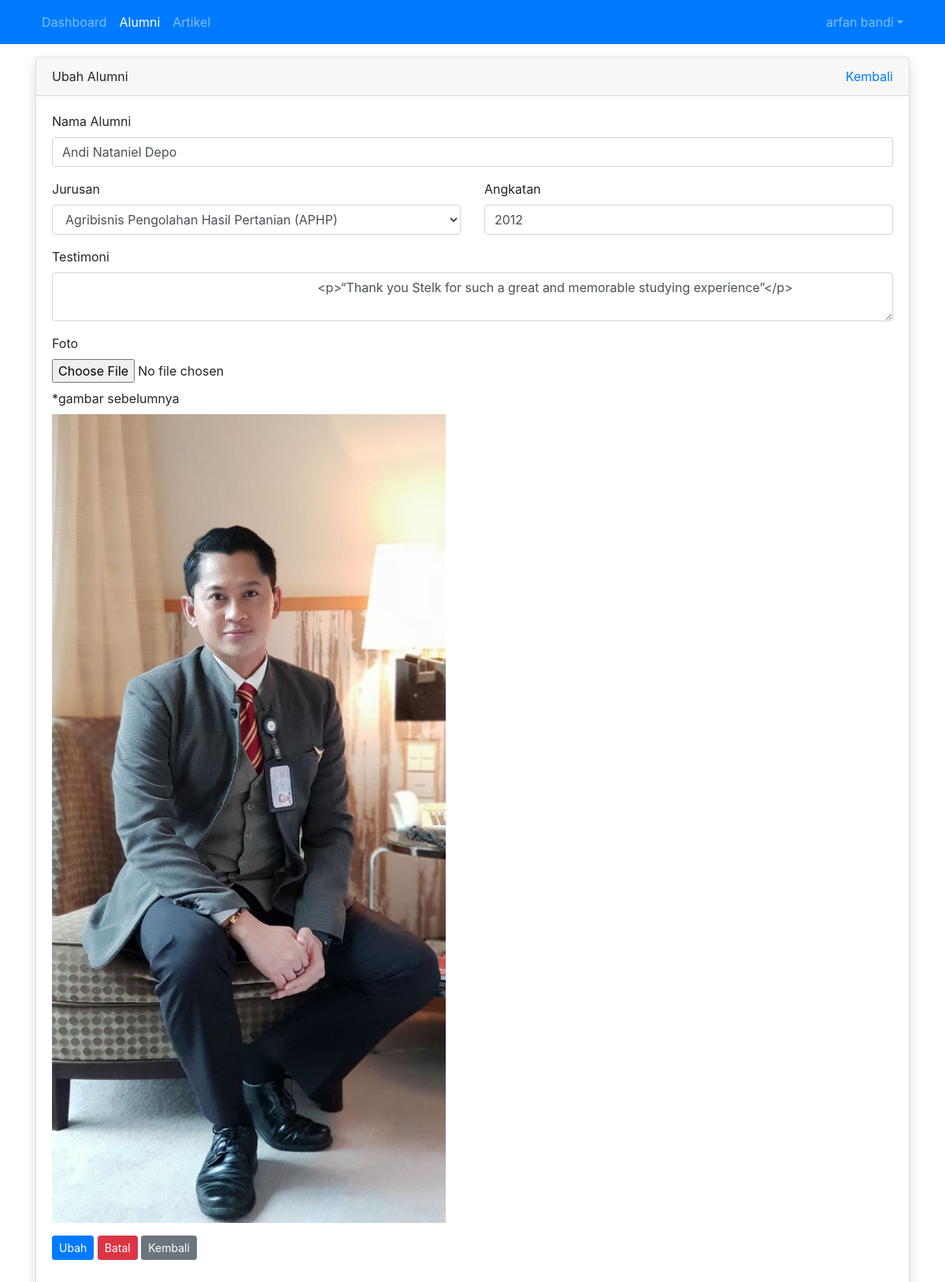
Page /operator/alumni/ubah.php?id=1 (signed in) on the committed database.
### tables this page shows
CREATE TABLE `tbl_alumni` (
  `id` int(11) NOT NULL,
  `nama_alumni` varchar(100) DEFAULT NULL,
  `id_jurusan` int(11) DEFAULT NULL,
  `angkatan` varchar(100) DEFAULT NULL,
  `foto` varchar(100) DEFAULT NULL,
  `isi` text
);

CREATE TABLE `tbl_jurusan` (
  `id` int(11) NOT NULL,
  `nama_jurusan` varchar(255) DEFAULT NULL,
  `isi` text NOT NULL
);

### operator/alumni/ubah.php (the view, shortened to what this page needs)
<?php
require_once '../../koneksi.php';
$id = $_GET['id'];
$query = mysqli_query($koneksi, "SELECT * FROM tbl_alumni WHERE id = $id");
$query_jurusan = mysqli_query($koneksi, "SELECT * FROM tbl_jurusan order by nama_jurusan");
$alumni = mysqli_fetch_assoc($query);
?>
<!DOCTYPE html>
<html>
<head>
	<link rel="stylesheet" href="../../resources/css/bootstrap.min.css">
</head>
<body>
	<?php require_once '../navbar.php'; ?>
	<div class="container mt-3">
		<div class="row">
			<div class="col">
				<div class="card shadow">
					<div class="card-header">
						<div class="clearfix">
							<div class="float-left">
								Ubah Alumni
							</div>
							<div class="float-right">
								<a href="index.php">Kembali</a>
							</div>
						</div>
					</div>
					<div class="card-body">
						<form method="POST" action="proses_ubah.php?id=<?= $alumni['id'] ?>" enctype="multipart/form-data">
							<div class="form-group">
								<label for="nama_alumni">Nama Alumni</label>
								<input type="text" value="<?= $alumni['nama_alumni'] ?>" class="form-control" id="nama_alumni" placeholder="Nama Alumni" autocomplete="off" required="required" name="nama_alumni">
							</div>
							<div class="row">
								<div class="col">
									<div class="form-group">
										<label for="Jurusan">Jurusan</label>
										<select name="id_jurusan" id="id_jurusan" class="form-control">
											<?php while($jurusan = mysqli_fetch_assoc($query_jurusan)) : ?>
												<option value="<?= $jurusan['id'] ?>" <?= $alumni['id_jurusan'] == $jurusan['id'] ? 'selected' : '' ?> ><?= $jurusan['nama_jurusan'] ?></option>
												<?php endwhile; ?>
											</select>
									</div>
								</div>
								<div class="col">
									<div class="form-group">
										<label for="angkatan">Angkatan</label>
										<input type="number" value="<?= $alumni['angkatan'] ?>" class="form-control" id="angkatan" placeholder="Angkatan" autocomplete="off" required="required" name="angkatan">
									</div>
								</div>
							</div>
							<div class="form-group">
								<label for="isi">Testimoni</label>
								<textarea name="isi" id="ckeditor" class="ckeditor form-control">
									<?= $alumni['isi'] ?>
								</textarea>
							</div>
							<div class="form-group">
								<label for="foto">Foto</label>
								<input type="file" class="form-control-file mb-2" id="foto" placeholder="Foto Alumni" autocomplete="off" name="foto">
								*gambar sebelumnya <br>
								<img src="../../images/alumni/<?= $alumni['foto'] ?>" alt="<?= $row['nama_alumni'] ?>" width="500px" class="mt-2">
							</div>
							<div class="form-group">
								<button type="submit" class="btn btn-sm btn-primary" name="ubah">Ubah</button>
								<button type="reset" class="btn btn-sm btn-danger" onclick="return confirm('apakah anda yakin?')">Batal</button>
								<a href="index.php" class="btn btn-sm btn-secondary">Kembali</a>
							</div>
						</form>
					</div>
				</div>
			</div>
		</div>
	</div>
</body>
</html>

### rows in the picture
tbl_alumni: nama_alumni "Andi Nataniel Depo", id_jurusan "Agribisnis Pengolahan Hasil Pertanian (APHP)", angkatan "2012", isi "<p>“Thank you Stelk for such a great and memorable studying experience”</p>", foto (picture)

### other values in the picture
$_SESSION['nama'] "arfan bandi"
